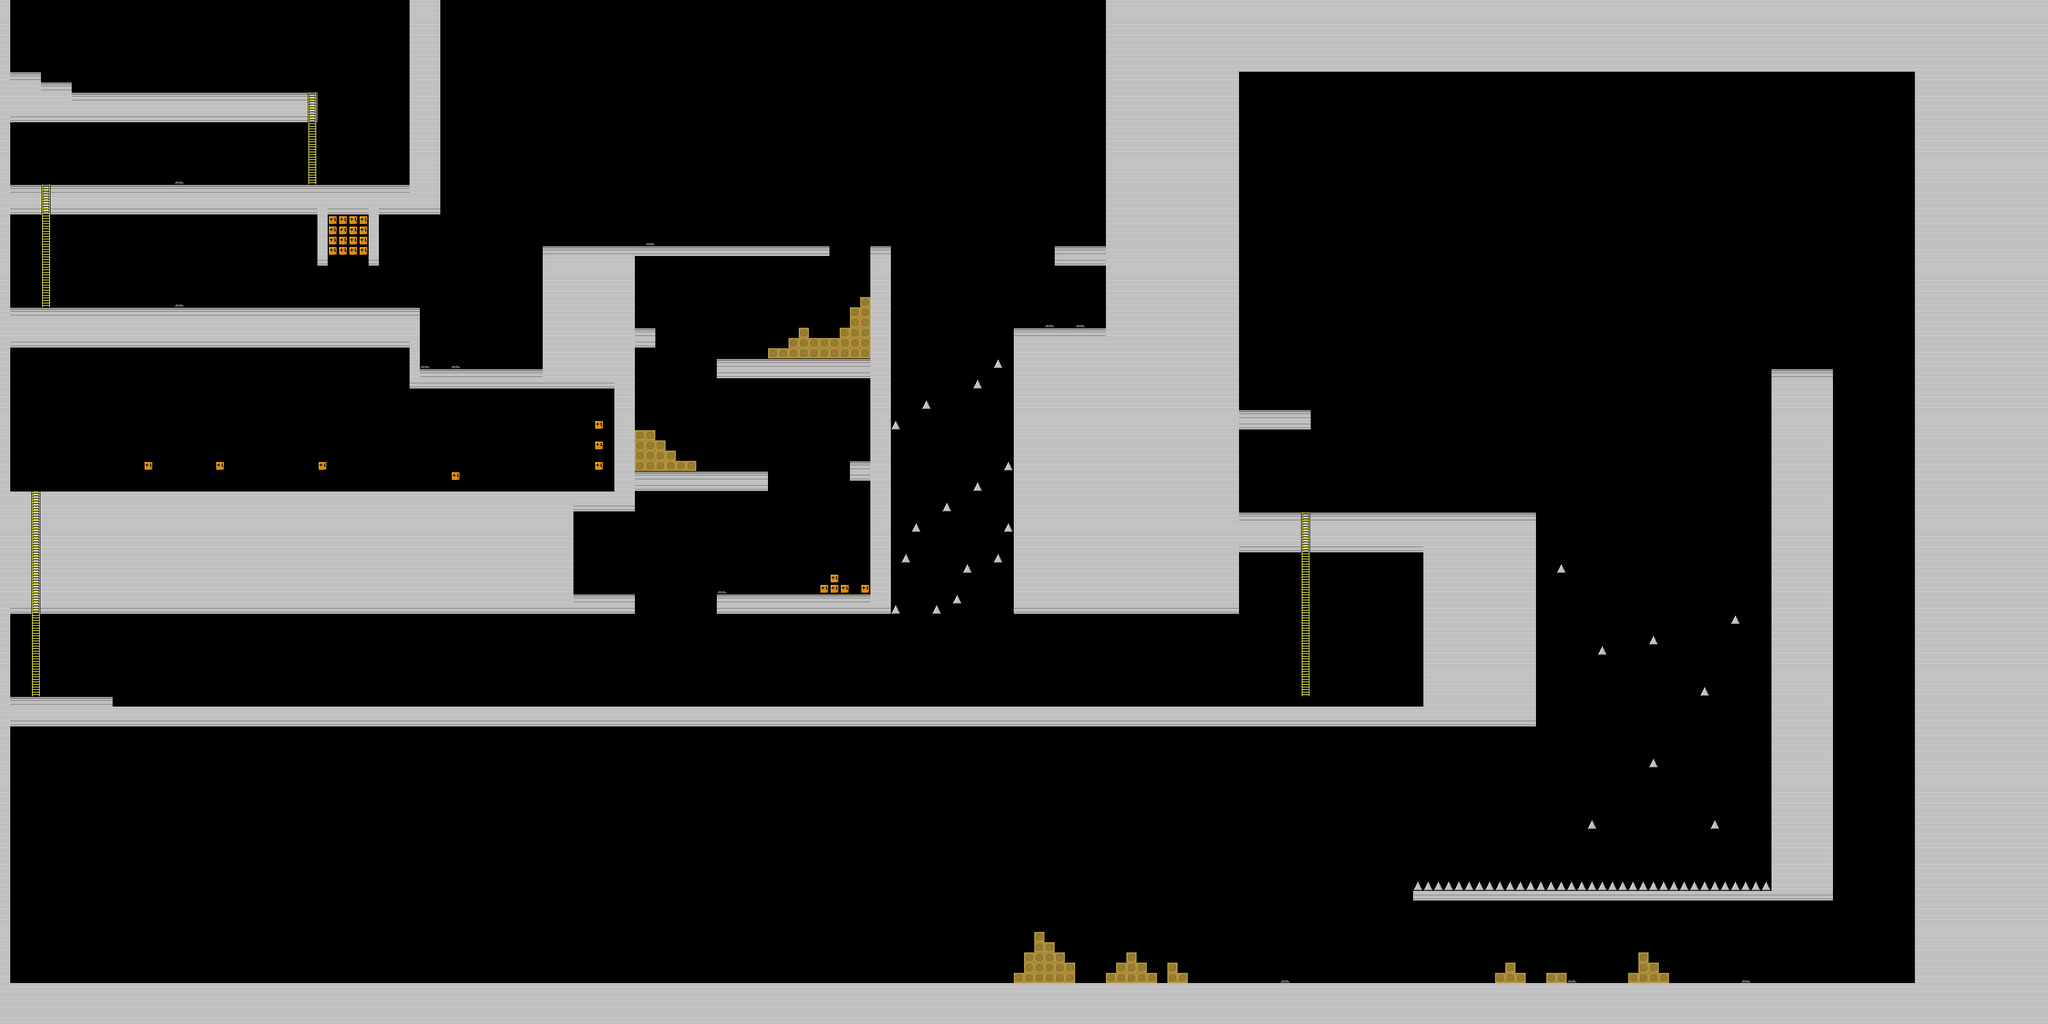

A 2D game scene composited from a Tiled map and its tileset images. What follows is a short description and the map's XML, with each tile layer's data collapsed to a summary:
An orthogonal 200x100 tile map with 16x16 px tiles, 2 tile layers (Tile Layer 1, Ladders) and 51 objects (34x ConveyorBelt, 7x Agent, 2x TrapDoor, 2x Decoration, 2x Button, ...).

<map version="1.0" orientation="orthogonal" width="200" height="100" tilewidth="16" tileheight="16">
 <properties>
  <property name="bg_art" value="factory_bg.jpg" />
  <property name="bg_music" value="music/factory.mp3" />
  <property name="fg_art" value="factory_fg.png" />
 </properties>
 <tileset firstgid="1" source="tiles.tsx" />
 <layer name="Tile Layer 1" width="200" height="100">
  <data>[20000 cells, 6272 non-empty, 7 distinct tile ids]</data>
 </layer>
 <layer name="Ladders" width="200" height="100">
  <data>[20000 cells, 59 non-empty, 1 distinct tile ids]</data>
 </layer>
 <objectgroup name="Object Layer 1" width="200" height="100">
  <object name="StartPoint" type="StartPoint" x="592" y="416" width="64" height="64" />
  <object name="trap door" type="TrapDoor" x="512" y="400" width="64" height="16">
   <properties>
    <property name="button_id" value="0" />
    <property name="img" value="factory_door.png" />
    <property name="state" value="closed" />
   </properties>
  </object>
  <object name="gun man" type="Agent" x="592" y="224" width="32" height="64">
   <properties>
    <property name="type" value="gunner" />
   </properties>
  </object>
  <object name="gun man" type="Agent" x="176" y="80" width="32" height="64">
   <properties>
    <property name="type" value="gunner" />
   </properties>
  </object>
  <object name="trap door" type="TrapDoor" x="1296" y="384" width="64" height="16">
   <properties>
    <property name="button_id" value="1" />
    <property name="img" value="factory_door.png" />
    <property name="state" value="closed" />
   </properties>
  </object>
  <object type="ConveyorBelt" x="176" y="1088" width="64" height="16">
   <properties>
    <property name="button_id" value="main_belt" />
    <property name="direction" value="-1" />
   </properties>
  </object>
  <object name="gear" type="GearButton" x="128" y="1040" width="48" height="48">
   <properties>
    <property name="button_id" value="main_belt" />
   </properties>
  </object>
  <object type="ConveyorBelt" x="240" y="1088" width="64" height="16">
   <properties>
    <property name="button_id" value="main_belt" />
    <property name="direction" value="-1" />
   </properties>
  </object>
  <object type="ConveyorBelt" x="304" y="1088" width="64" height="16">
   <properties>
    <property name="button_id" value="main_belt" />
    <property name="direction" value="-1" />
   </properties>
  </object>
  <object type="ConveyorBelt" x="368" y="1088" width="64" height="16">
   <properties>
    <property name="button_id" value="main_belt" />
    <property name="direction" value="-1" />
   </properties>
  </object>
  <object type="ConveyorBelt" x="560" y="1088" width="64" height="16">
   <properties>
    <property name="button_id" value="main_belt" />
    <property name="direction" value="-1" />
   </properties>
  </object>
  <object type="ConveyorBelt" x="624" y="1088" width="64" height="16">
   <properties>
    <property name="button_id" value="main_belt" />
    <property name="direction" value="-1" />
   </properties>
  </object>
  <object type="ConveyorBelt" x="432" y="1088" width="64" height="16">
   <properties>
    <property name="button_id" value="main_belt" />
    <property name="direction" value="-1" />
   </properties>
  </object>
  <object type="ConveyorBelt" x="496" y="1088" width="64" height="16">
   <properties>
    <property name="button_id" value="main_belt" />
    <property name="direction" value="-1" />
   </properties>
  </object>
  <object type="ConveyorBelt" x="944" y="1088" width="64" height="16">
   <properties>
    <property name="button_id" value="main_belt" />
    <property name="direction" value="-1" />
   </properties>
  </object>
  <object type="ConveyorBelt" x="1136" y="1088" width="64" height="16">
   <properties>
    <property name="button_id" value="main_belt" />
    <property name="direction" value="-1" />
   </properties>
  </object>
  <object type="ConveyorBelt" x="816" y="1088" width="64" height="16">
   <properties>
    <property name="button_id" value="main_belt" />
    <property name="direction" value="-1" />
   </properties>
  </object>
  <object type="ConveyorBelt" x="1008" y="1088" width="64" height="16">
   <properties>
    <property name="button_id" value="main_belt" />
    <property name="direction" value="-1" />
   </properties>
  </object>
  <object type="ConveyorBelt" x="1072" y="1088" width="64" height="16">
   <properties>
    <property name="button_id" value="main_belt" />
    <property name="direction" value="-1" />
   </properties>
  </object>
  <object type="ConveyorBelt" x="880" y="1088" width="64" height="16">
   <properties>
    <property name="button_id" value="main_belt" />
    <property name="direction" value="-1" />
   </properties>
  </object>
  <object type="ConveyorBelt" x="688" y="1088" width="64" height="16">
   <properties>
    <property name="button_id" value="main_belt" />
    <property name="direction" value="-1" />
   </properties>
  </object>
  <object type="ConveyorBelt" x="752" y="1088" width="64" height="16">
   <properties>
    <property name="button_id" value="main_belt" />
    <property name="direction" value="-1" />
   </properties>
  </object>
  <object type="ConveyorBelt" x="1584" y="1088" width="64" height="16">
   <properties>
    <property name="button_id" value="main_belt" />
    <property name="direction" value="-1" />
   </properties>
  </object>
  <object type="ConveyorBelt" x="1520" y="1088" width="64" height="16">
   <properties>
    <property name="button_id" value="main_belt" />
    <property name="direction" value="-1" />
   </properties>
  </object>
  <object type="ConveyorBelt" x="1200" y="1088" width="64" height="16">
   <properties>
    <property name="button_id" value="main_belt" />
    <property name="direction" value="-1" />
   </properties>
  </object>
  <object type="ConveyorBelt" x="1264" y="1088" width="64" height="16">
   <properties>
    <property name="button_id" value="main_belt" />
    <property name="direction" value="-1" />
   </properties>
  </object>
  <object type="ConveyorBelt" x="1392" y="1088" width="64" height="16">
   <properties>
    <property name="button_id" value="main_belt" />
    <property name="direction" value="-1" />
   </properties>
  </object>
  <object type="ConveyorBelt" x="1456" y="1088" width="64" height="16">
   <properties>
    <property name="button_id" value="main_belt" />
    <property name="direction" value="-1" />
   </properties>
  </object>
  <object type="ConveyorBelt" x="1328" y="1088" width="64" height="16">
   <properties>
    <property name="button_id" value="main_belt" />
    <property name="direction" value="-1" />
   </properties>
  </object>
  <object type="ConveyorBelt" x="1648" y="1088" width="64" height="16">
   <properties>
    <property name="button_id" value="main_belt" />
    <property name="direction" value="-1" />
   </properties>
  </object>
  <object type="ConveyorBelt" x="1968" y="1088" width="64" height="16">
   <properties>
    <property name="button_id" value="main_belt" />
    <property name="direction" value="-1" />
   </properties>
  </object>
  <object type="ConveyorBelt" x="1776" y="1088" width="64" height="16">
   <properties>
    <property name="button_id" value="main_belt" />
    <property name="direction" value="-1" />
   </properties>
  </object>
  <object type="ConveyorBelt" x="2160" y="1088" width="64" height="16">
   <properties>
    <property name="button_id" value="main_belt" />
    <property name="direction" value="-1" />
   </properties>
  </object>
  </objectgroup>
 <objectgroup name="PlayerLayer" width="200" height="100" />
</map>
<!-- 18 of 51 objects omitted -->
